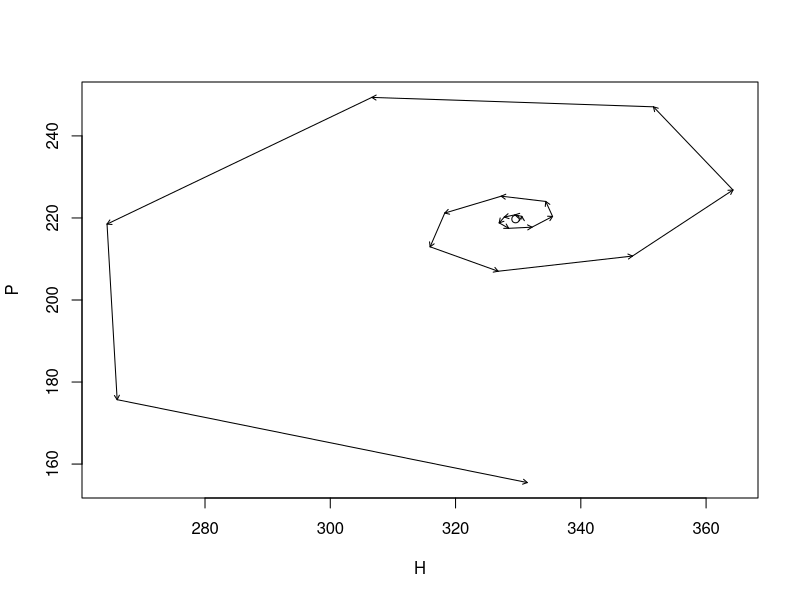
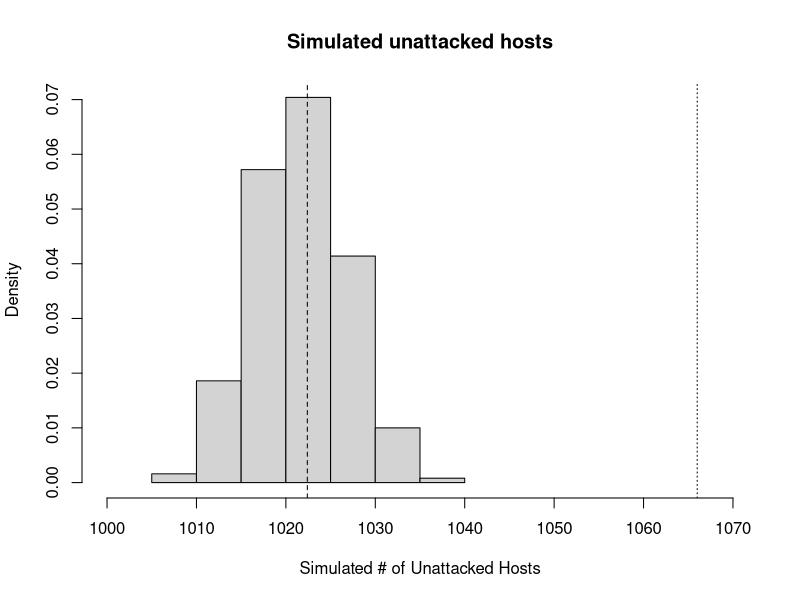
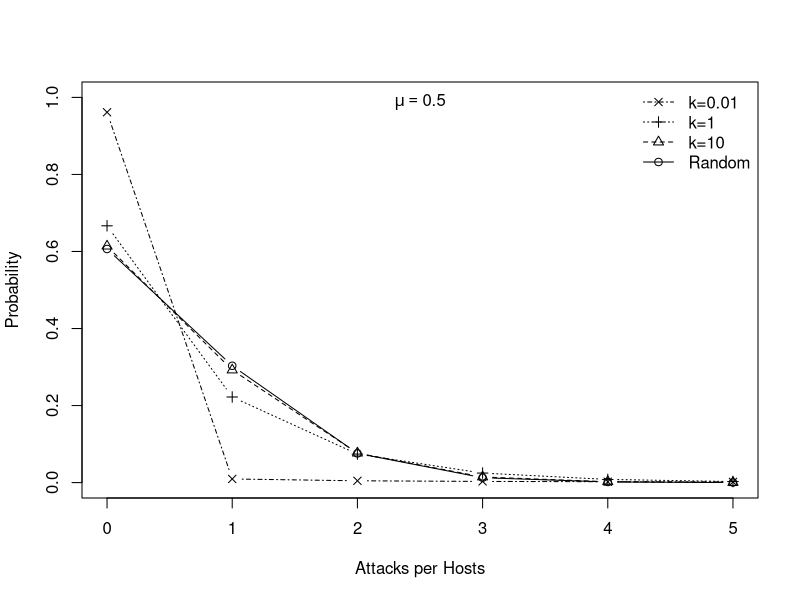
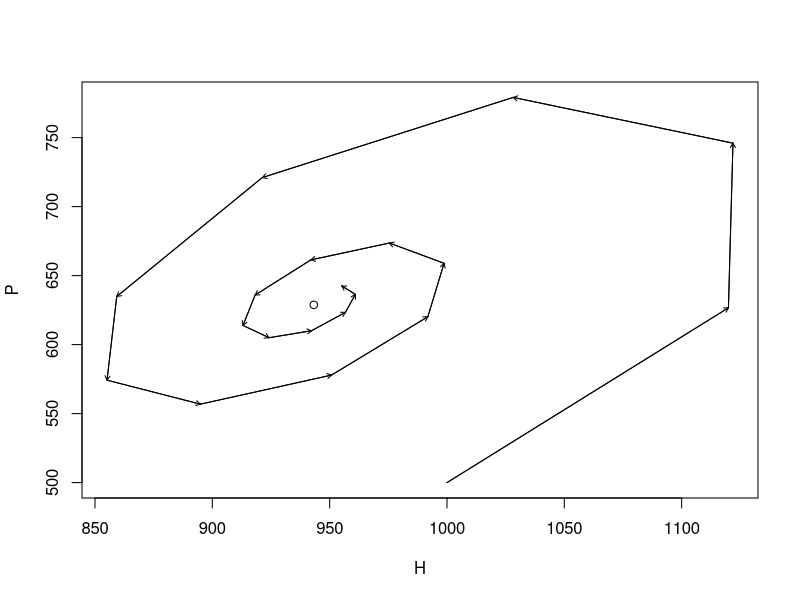

Recreate these plots in R, in order.
## ---- chunk 1
time <- 20; R <- 3; a <- .005
HPs <- data.frame(Hs <- numeric(time), Ps <- numeric(time))
## ---- chunk 2
Pst <- log(R)/a; Hst <- Pst*R/(R-1) 
HPs[1, ] <- c(Hst+1, Pst)
## ---- chunk 3
for(t in 1:(time-1))  HPs[t+1,]  <- {H <- R * HPs[t,1] * exp( -a * HPs[t,2] )
                                 P <- HPs[t,1]*(1-exp(-a*HPs[t,2]))
                               c(H,P) }
## ---- chunk 4
plot(HPs[,1], HPs[,2], type="n", xlab="H", ylab="P"); points(Hst, Pst);
arrows(HPs[-time,1], HPs[-time,2], HPs[-1,1], HPs[-1,2], length=.05)
## ---- chunk 5
totals <- c(1066, 176, 48, 8, 5)
## ---- chunk 6
obs <- rep(0:4, totals)
## ---- chunk 7
H <- sum( totals )
No.attacks <- sum(obs)
mean.attacks <- mean(obs)
## ---- chunk 8
attack.events <- sample(x=1:H, size=No.attacks, replace=TRUE)
## ---- chunk 9
N.attacks.per.host <- table(attack.events)
## ---- chunk 10
(tmp <- table( N.attacks.per.host ) )
## ---- chunk 11
(not.att <- H - sum(tmp))
## ---- chunk 12
obs.sim <- rep(0:max(N.attacks.per.host), c(not.att, tmp))
table(obs) ; table(obs.sim)
## ---- chunk 13
n <- 1000
unatt.sim<- sapply(1:n, function(j) { ## Repeat n times...
  ## simulate the same number of attacks.
  host.sim.att <- sample(x=1:H, size=No.attacks, replace=TRUE)
  ## subtract the number of attacked hosts from the total in the host population
  ## The number of attacks on each attacked host
  attacks.per <- table(host.sim.att)
  ## the number of attacked hosts 
  n.attd <- length( attacks.per)
  ## the number not attacked
  H - n.attd
                         } )
## ---- chunk 14
hist(unatt.sim, xlab="Simulated # of Unattacked Hosts", 
     prob=TRUE, xlim=c(1000, 1070), main="Simulated unattacked hosts" )
abline(v=1066, lty=3)
abline(v=exp(-mean.attacks)*H, lty=2)
## ---- chunk 15
(I <- var(obs)/mean(obs))
## ---- chunk 16
1-pchisq(I*H, df=H-1)
## ---- chunk 17
nb.dat <- cbind(
       Random = dnbinom(0:5, mu=.5, size=10^10),
      "k=10"=dnbinom(0:5, mu=.5, size=10),
      "k=1"=dnbinom(0:5, mu=.5, size=1),
      "k=0.01"=dnbinom(0:5, mu=.5, size=.01)
               )
matplot(0:5, nb.dat , type="b", pch=1:4, col=1, ylim=c(0,1),
        xlab="Attacks per Hosts", ylab="Probability") 
legend("topright", rev(colnames(nb.dat)), pch=4:1, lty=4:1, bty='n')
mtext(quote(mu== 0.5), padj=2)
## ---- chunk 18
time <- 20; R <- 3; a <- .005; k <- .6
HP2s <- data.frame(Hs = numeric(time), Ps = numeric(time))
## ---- chunk 19
P2st <- k*(R^(1/k) - 1)/a; H2st <- P2st * R/(R-1)
P2st;H2st
HP2s[1, ] <- c(1000,500)
## ---- chunk 20
for(t in 1:(time-1))  HP2s[t+1,]  <- {
  H <- R * HP2s[t,1] * (1+a*HP2s[t,2]/k)^(-k)
  P <- HP2s[t,1] - HP2s[t,1] * (1+a*HP2s[t,2]/k)^(-k)
                               c(H,P) }

## ---- chunk 21
{
  plot(HP2s[,1], HP2s[,2], type="l", xlab="H", ylab="P")
  points(H2st, P2st)
  arrows(HP2s[-time,1], HP2s[-time,2], HP2s[-1,1], HP2s[-1,2], length=.05)
}
